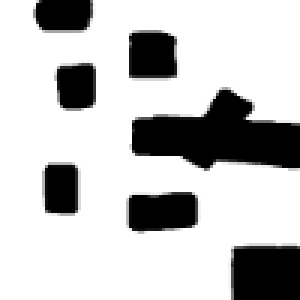
%> input picture src/cave.pgm, 100 x 100 px (shown 3 times larger)
$ octave --eval "result = rrt_planner;"   (GNU Octave 9; MATLAB toolbox functions it lacks are replaced by stand-ins)
%> lines starting %> are read from the running program, lines starting %| are printed output that depends on the picture; in (x1, y1, x2, y2) boxes, pixels count from 0 and x2, y2 are one past the last pixel; in counts of white or black regions, pixels touching at a corner belong together; the program's own positions count from 1
### src/lib/image2gridMap.m
function map = image2gridMap(imageName, gridSize)
%> called with imageName = 'cave.pgm', gridSize = 0.2

%{
    Copyright (C) 2016  Maani Ghaffari Jadidi
    This program is free software: you can redistribute it and/or modify
    it under the terms of the GNU General Public License as published by
    the Free Software Foundation, either version 3 of the License, or
    (at your option) any later version.
    This program is distributed in the hope that it will be useful,
    but WITHOUT ANY WARRANTY; without even the implied warranty of
    MERCHANTABILITY or FITNESS FOR A PARTICULAR PURPOSE.  See the
    GNU General Public License for more details.
%}

% gridMap = [x, y, occupancy], size = numOfCells x 3

I = imread(imageName);
%> I is the input picture: size 100x100 uint8; min 0, max 255, mean 194.7
M = im2bw(I);
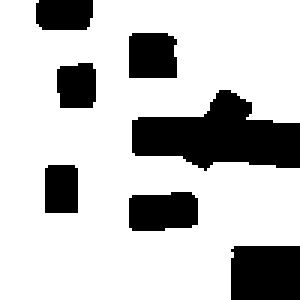
%> M: size 100x100 logical (shown 3 times larger); 76.4% white; 7 black regions, largest, box (x1, y1, x2, y2) and area: (44, 30, 100, 57) 914, (77, 82, 100, 100) 411, (43, 64, 66, 77) 267
[rows, cols] = size(M);
%> rows = 100; cols = 100
k = 1;
obstacles = [];
for i = rows:-1:1
    for j = 1:cols
        if M(i,j) == 1
            gridMap(k,:) = [gridSize*(j-1), gridSize*(rows-i), 0];
            k = k + 1;
        else
            obstacles = [obstacles; gridSize*(j-1), gridSize*(rows-i)];
            gridMap(k,:) = [gridSize*(j-1),gridSize*(rows-i), 1];
            k = k + 1;
        end
    end
end
%> after the loop, k = 10001; obstacles = 2356 rows, first 12: [15.4 0; 15.6 0; 15.8 0; 16 0; 16.2 0; 16.4 0; 16.6 0; 16.8 0; 17 0; 17.2 0; 17.4 0; 17.6 0]

map.obstacles = obstacles;
%> map.obstacles has the same summary as obstacles
map.gridSize = gridSize;

### src/rrt_planner.m
function G = rrt_planner()

%{
    Copyright (C) 2016  Maani Ghaffari Jadidi
    This program is free software: you can redistribute it and/or modify
    it under the terms of the GNU General Public License as published by
    the Free Software Foundation, either version 3 of the License, or
    (at your option) any later version.
    This program is distributed in the hope that it will be useful,
    but WITHOUT ANY WARRANTY; without even the implied warranty of
    MERCHANTABILITY or FITNESS FOR A PARTICULAR PURPOSE.  See the
    GNU General Public License for more details.
%}

D = 20;
map = image2gridMap('cave.pgm', D/100);
%> map = {gridSize 0.2}

MoreObstacles = [repmat(D,101,1), (0:D/100:D)';
                 zeros(101,1), (0:D/100:D)';
                 (0:D/100:D)', repmat(D,101,1);
                 (0:D/100:D)', zeros(101,1)];

map.obstacles = [map.obstacles ; MoreObstacles];
%> map.obstacles = 2760 rows, first 12: [15.4 0; 15.6 0; 15.8 0; 16 0; 16.2 0; 16.4 0; 16.6 0; 16.8 0; 17 0; 17.2 0; 17.4 0; 17.6 0]
map.gridSize = D/100;
%> (the run ends here)
